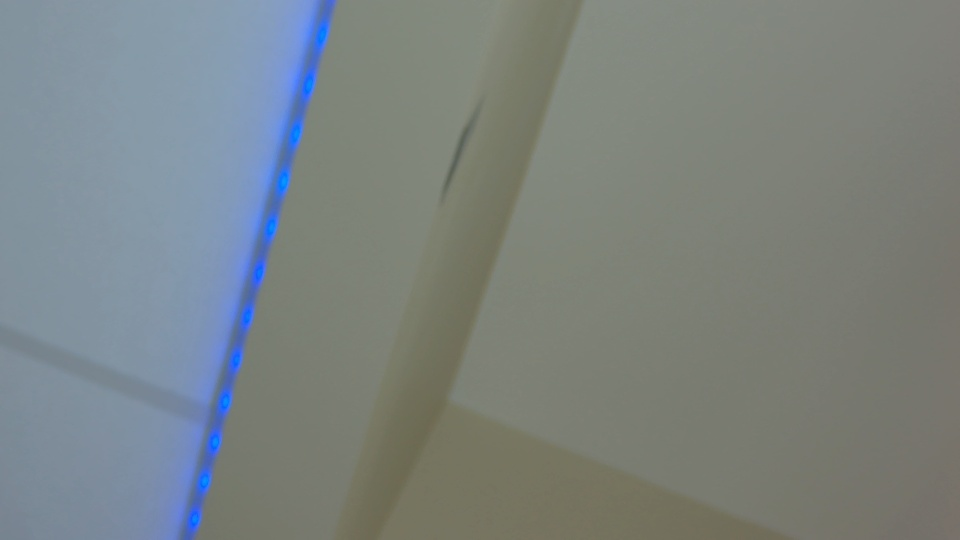
#> input picture calibration/img/calib-0.jpg, 960 x 540 px
$ python calc-params.py
#> lines starting #> are read from the running program, lines starting #| are printed output that depends on the picture; after the words box and inside, x2 and y2 are one past the last pixel; in counts of white or black regions, pixels touching at a corner belong together
import cv2 as cv
import numpy as np
import json

NUM_COLS =  6
NUM_ROWS = 7

# termination criteria
criteria = (cv.TERM_CRITERIA_EPS + cv.TermCriteria_MAX_ITER, 30, 0.001)

# prepare object points
objp = np.zeros((NUM_COLS * NUM_ROWS, 3), np.float32)
objp[:,:2] = np.mgrid[0:NUM_COLS,0:NUM_ROWS].T.reshape(-1,2)

# arrays to store object points and image points
objpoints = []
imgpoints = []

good_images = []

img = cv.imread(f'./img/calib-0.jpg')
#> img is the input picture: shape (540, 960, 3); mean B, G, R 129.6, 130.8, 123.4
gray = cv.cvtColor(img, cv.COLOR_BGR2GRAY)
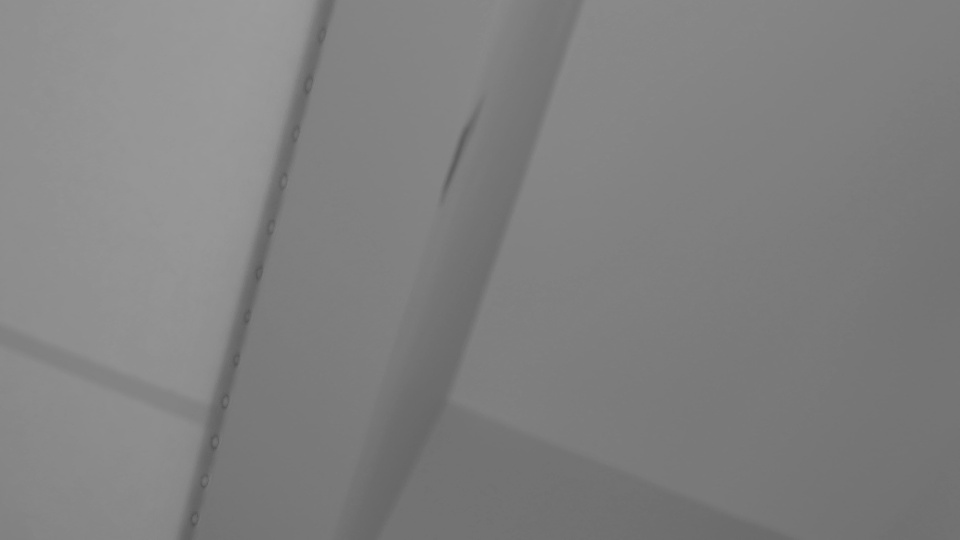
#> gray: shape (540, 960); min 83, max 156, mean 128.5

for i in range(13):
    fname = f'./img/calib-{i:02}.jpg'
    img = cv.imread(fname)
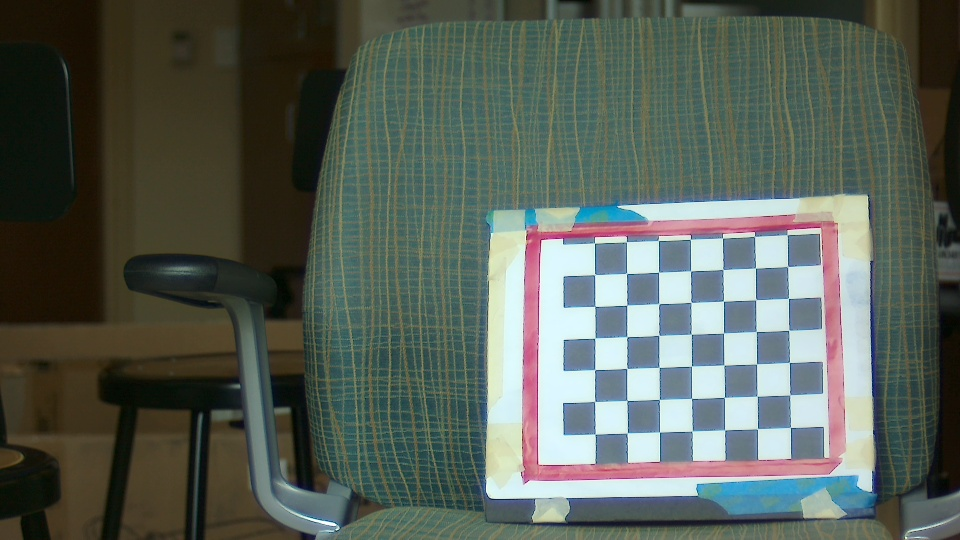
#> input picture calibration/img/calib-00.jpg, 960 x 540 px
#> img is the input picture: shape (540, 960, 3); mean B, G, R 87.6, 95.8, 87.4
    gray = cv.cvtColor(img, cv.COLOR_BGR2GRAY)
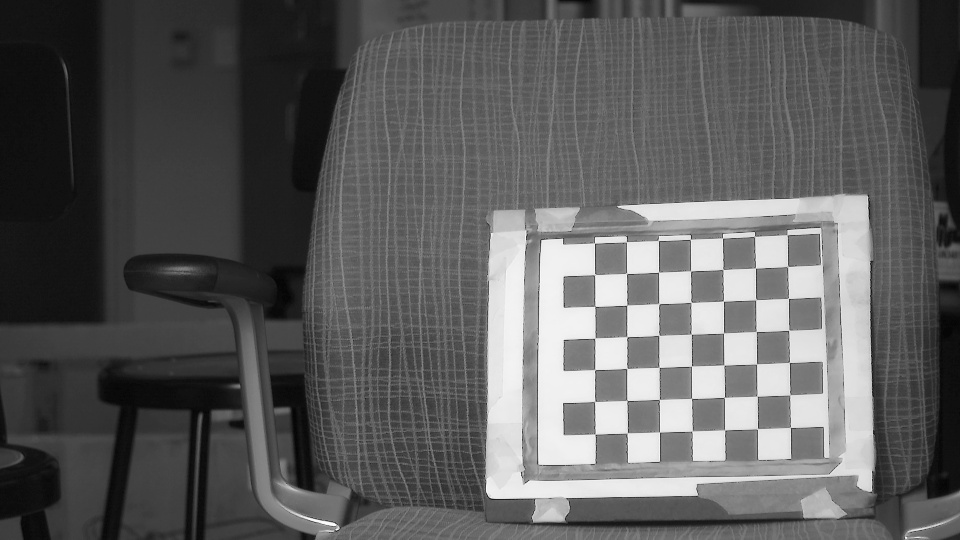
#> gray: shape (540, 960); min 4, max 254, mean 92.4

    # find chessboard corners
    ret, corners = cv.findChessboardCorners(gray, (NUM_COLS, NUM_ROWS), None)
#> ret = True; corners = 42 rows, first 8: [788, 266.4], [788.8, 298.5], [788.6, 330.8], [789.8, 362.5], [790.6, 394.6], [790.7, 427.6], [755.4, 268.1], [755.9, 299.8]

    # refine points and add (should run on all photos, i.e. all photos should have successful recognition)
    if ret:
        good_images.append(fname)
        print(f'[INFO] image {fname} detected')
        objpoints.append(objp)

        subcorners = cv.cornerSubPix(gray, corners, (11,11), (-1,-1), criteria)
#> subcorners = 42 rows, first 8: [787.6, 266.5], [788.5, 298.4], [788.7, 330.2], [789.4, 362.4], [789.7, 394.8], [790.5, 427.4], [755.5, 268.1], [755.6, 299.7]
        imgpoints.append(subcorners)

        # draw and display corners
        cv.drawChessboardCorners(img, (NUM_COLS, NUM_ROWS), subcorners, ret)
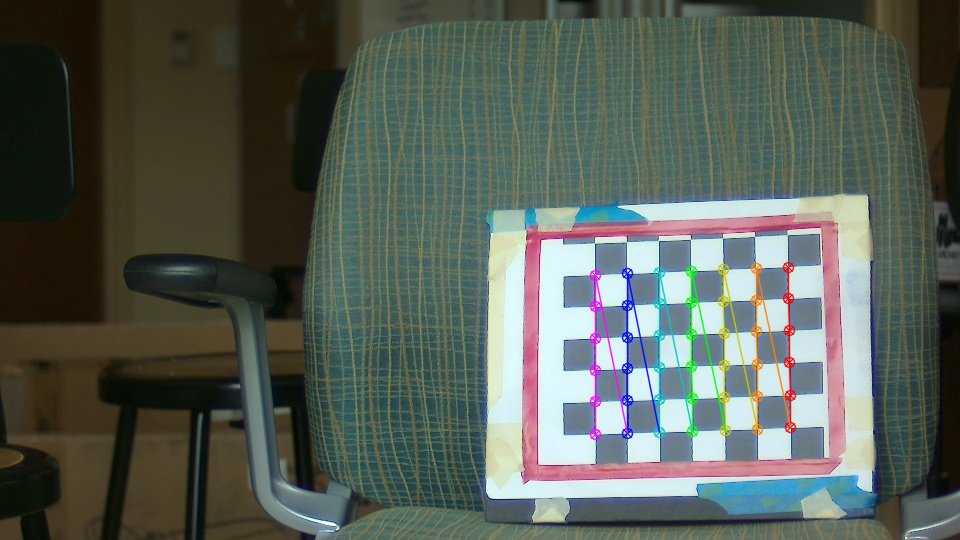
#> img: shape (540, 960, 3); 1.84% of pixels changed, all inside (x1, y1, x2, y2) = (589, 261, 797, 441)
        cv.imshow('img', img)
        k = cv.waitKey(500)
#> (key Esc is pressed here)
        if k == 27:
            break
    else:
        print(f'[ERROR] image {fname} not detected')

cv.destroyAllWindows()

# calibrate
ret, mtx, dist, rvecs, tvecs = cv.calibrateCamera(objpoints, imgpoints, gray.shape[::-1], None, None)
#> ret = 0.195; mtx = [[3725.8, 0, 456.6], [0, 3966.6, 244.1], [0, 0, 1]]; dist = [[2.4, -228.2, -0.00403, 0.0361, 5954.7]]; rvecs = ([-0.178, 0.425, 1.53],); tvecs = ([10.3, 0.659, 117.9],)

# save parameters
np.savez('distortionparams', mtx=mtx, dist=dist, rvecs=rvecs, tvecs=tvecs)

print('[INFO] Parameters saved')
